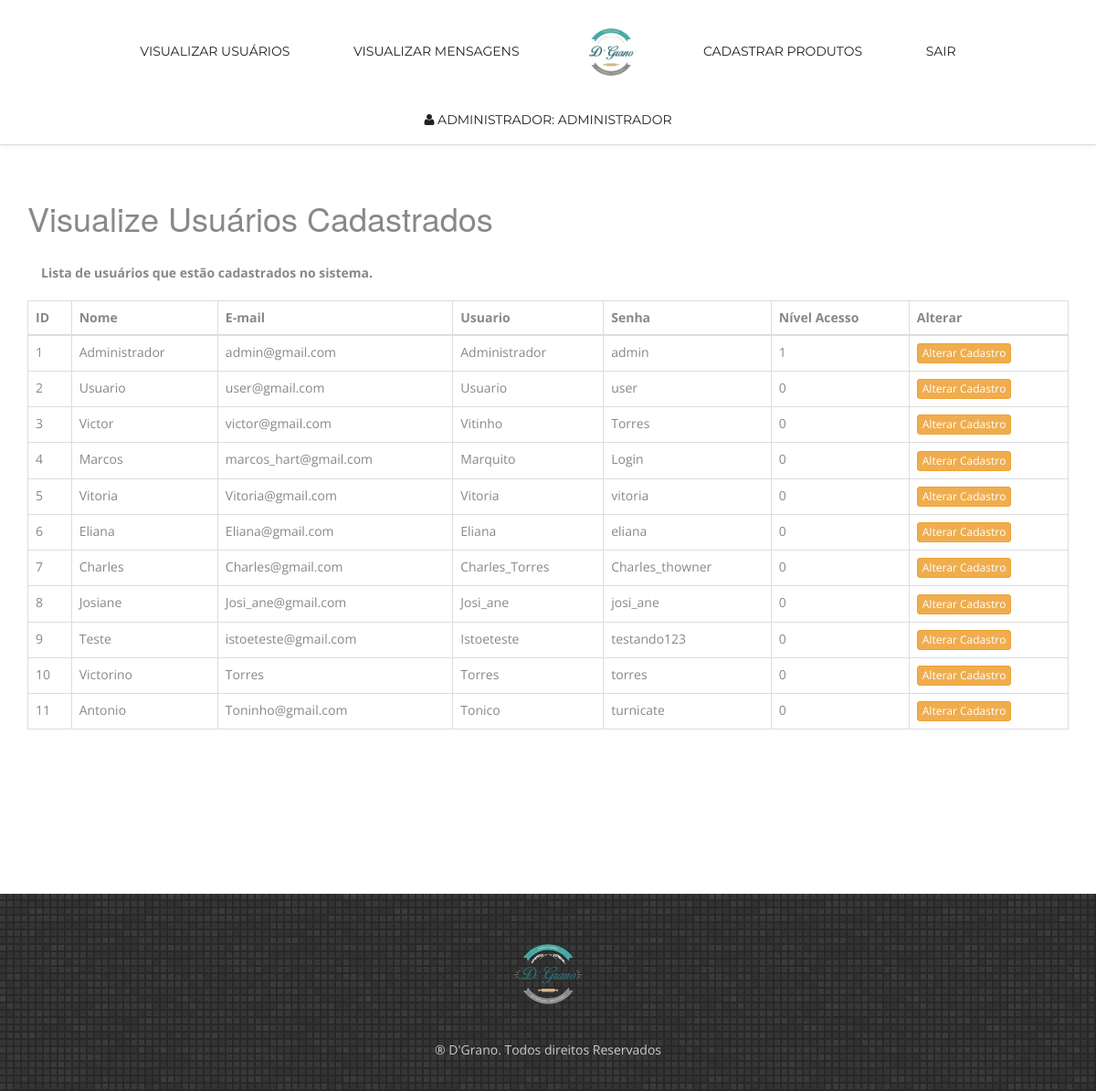
The page /visualizar_cadastro.php (signed in) on the database its author committed.
### tables this page shows
CREATE TABLE `cadastro` (
  `id` int(11) NOT NULL AUTO_INCREMENT,
  `nome` varchar(40) DEFAULT NULL,
  `email` varchar(30) DEFAULT NULL,
  `usuario` varchar(30) DEFAULT NULL,
  `senha` varchar(30) DEFAULT NULL,
  `nivel_acesso` tinyint(1) DEFAULT NULL,
  PRIMARY KEY (`id`)
);

### visualizar_cadastro.php (the view, shortened to what this page needs)
<!doctype html>
<html>
<head>
<link href="css/bootstrap.css" rel="stylesheet" type="text/css">
<link href="css/style.css" rel="stylesheet" type="text/css">
<link href="css/font-awesome.css" rel="stylesheet" type="text/css">
<link href="css/responsive.css" rel="stylesheet" type="text/css">
<link href="css/animate.css" rel="stylesheet" type="text/css">
</head>
<body>
<?php
    $secao_usuario = $_SESSION['usuario'];
?>
<nav class="main-nav-outer" id="test">
	<div class="container">
        <ul class="main-nav">
            <li><a href="visualizar_cadastro.php">Visualizar Usuários</a></li>
            <li><a href="visualizar_contato.php">Visualizar Mensagens</a></li>
            <li class="small-logo"><a href="menu_admin.php"><img src="img/d-grano.png" style="width:60px;" alt=""></a></li>
            <li><a href="cadastro_produtos.php">Cadastrar Produtos</a></li>
            <li><a href="logoff.php">Sair</a></li>
            <li><a href=""><i class="fa-user"></i> Administrador: <?php  echo $secao_usuario; ?></a></li>
        </ul>
    </div>
</nav>
        <br><br>
        <div class="container">
            <h1>Visualize Usuários Cadastrados</h1>
            <br>
            <div class="form-group col-lg-8">
                <label>Lista de usuários que estão cadastrados no sistema.</label>
            </div>
            <br><br>
            <div class="table-responsive">
                <table class="table  table-bordered table-hover">
                    <thead>
                        <tr>
                            <th>ID</th>
                            <th>Nome</th>
                            <th>E-mail</th>
                            <th>Usuario</th>
                            <th>Senha</th>
                            <th>Nível Acesso</th>
                            <th>Alterar</th>
                        </tr>
                    </thead>
                    <tbody>
                        <?php	include ("conexao.php");
                            $sql = "SELECT * FROM cadastro ORDER BY id";
                            $result = $conn->query($sql);
                            if ($result->num_rows > 0) {
                                while($row = $result->fetch_assoc()) {	?>
                                    <tr>
                                        <td><?php echo $row['id']; ?></td>
                                        <td><?php echo $row['nome']; ?></td>
                                        <td><?php echo $row['email']; ?></td>
                                        <td><?php echo $row['usuario']; ?></td>
                                        <td><?php echo $row['senha']; ?></td>
                                        <td><?php echo $row['nivel_acesso']; ?></td>
                                        <td><button type="button" class="btn btn-xs btn-warning" data-toggle="modal" data-target="#exampleModal" data-whatever="<?php echo $row['id']; ?>" data-whatevernome="<?php echo $row['nome']; ?>"  data-whateveremail="<?php echo $row['email']; ?>" data-whateverusuario="<?php echo $row['usuario']; ?>" data-whateversenha="<?php echo $row['senha']; ?>">Alterar Cadastro</button></td>
                                    </tr>
                                <?php } ?>
                            <?php } ?>
                    </tbody>
                </table>
            </div>
        </div>
            <br><br><br><br><br><br><br><br>
<footer class="footer">
    <div class="container">
        <div class="footer-logo"><a href="#"><img src="img/d-grano.png" style="width:80px;" alt=""></a></div>
        <span class="copyright">&reg; D'Grano. Todos direitos Reservados</span>
    </div>
</footer>
</body>
</html>

### css/style.css (style rules this page uses)
img { max-width:100%; }
a, a:hover, a:active { outline:0px !important }
body { background:#fff; font-family: 'Open Sans', sans-serif; font-size:14px; font-weight:normal; color:#888888; }
.main-nav-outer { padding:0px; border-bottom:1px solid #dddddd; box-shadow:0 4px 5px -3px #ececec; position:relative; background:#fff; }
.main-nav { text-align:center; margin:10px 0 0px; padding:0; list-style:none; }
.main-nav li { display:inline; margin:0 1px; }
.main-nav li a { display:inline-block; color:#222222; text-transform:uppercase; font-family: 'Montserrat', sans-serif; text-decoration: none; line-height:20px; margin:17px 32px; transition:all 0.3s ease-in-out; -moz-transition:all 0.3s ease-in-out; -webkit-transition:all 0.3s ease-in-out; }
.small-logo { padding:0 1px; }
.footer { background:url(../img/pw_maze_black_2X.png) left top repeat; padding:35px 0 35px; }
.footer-logo { margin:15px auto 35px; width: 76px; }
.copyright, .credits { color:#cccccc; font-size:14px; display:block; text-align:center; }

### css/responsive.css (style rules this page uses)
@media only screen and (min-width: 992px) { .main-nav { display:block !important; } }

### rows shown on the page
cadastro: id "1", nome "Administrador", email "admin@gmail.com", usuario "Administrador", senha "admin", nivel_acesso "1"
cadastro: id "2", nome "Usuario", email "user@gmail.com", usuario "Usuario", senha "user", nivel_acesso "0"
cadastro: id "3", nome "Victor", email "victor@gmail.com", usuario "Vitinho", senha "Torres", nivel_acesso "0"
cadastro: id "4", nome "Marcos", email "marcos_hart@gmail.com", usuario "Marquito", senha "Login", nivel_acesso "0"
cadastro: id "5", nome "Vitoria", email "Vitoria@gmail.com", usuario "Vitoria", senha "vitoria", nivel_acesso "0"
cadastro: id "6", nome "Eliana", email "Eliana@gmail.com", usuario "Eliana", senha "eliana", nivel_acesso "0"
cadastro: id "7", nome "Charles", email "Charles@gmail.com", usuario "Charles_Torres", senha "Charles_thowner", nivel_acesso "0"
cadastro: id "8", nome "Josiane", email "Josi_ane@gmail.com", usuario "Josi_ane", senha "josi_ane", nivel_acesso "0"
cadastro: id "9", nome "Teste", email "istoeteste@gmail.com", usuario "Istoeteste", senha "testando123", nivel_acesso "0"
cadastro: id "10", nome "Victorino", email "Torres", usuario "Torres", senha "torres", nivel_acesso "0"
cadastro: id "11", nome "Antonio", email "Toninho@gmail.com", usuario "Tonico", senha "turnicate", nivel_acesso "0"

### other values the page prints
$secao_usuario "ADMINISTRADOR"
